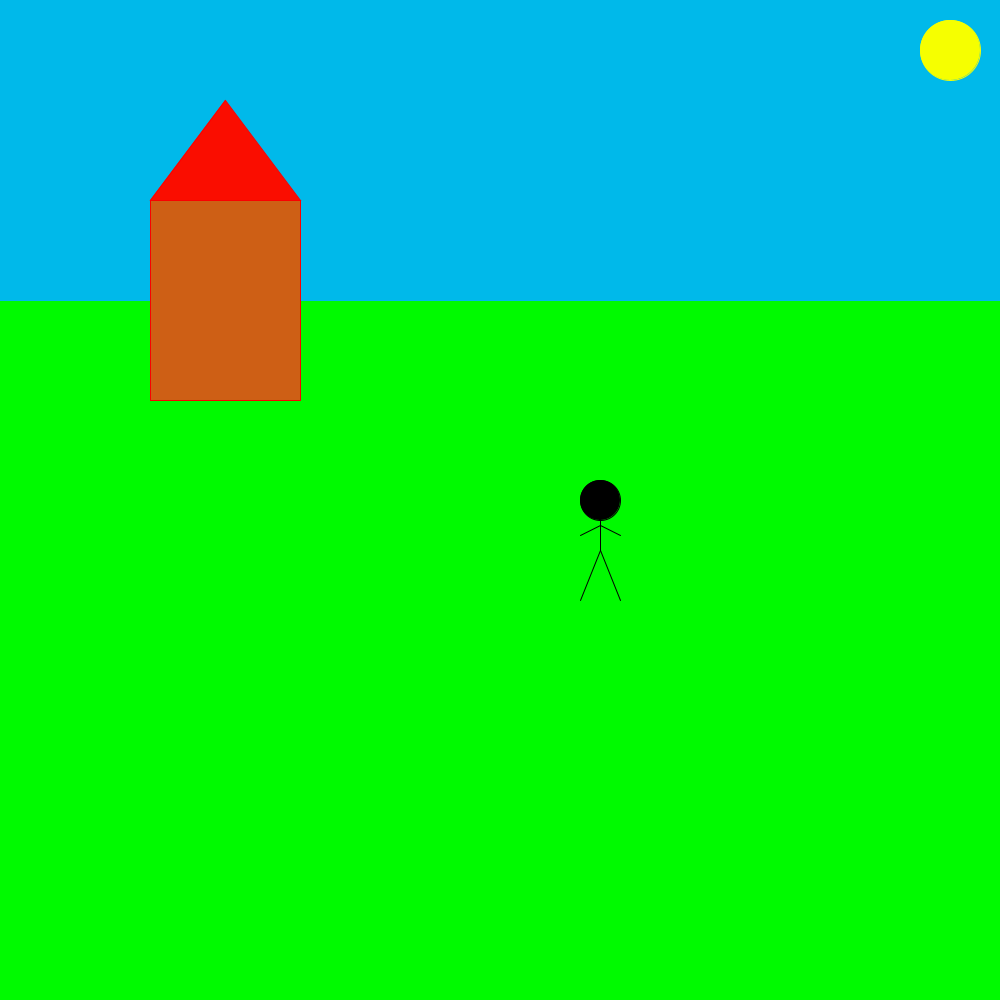
Frame 1 (no input)
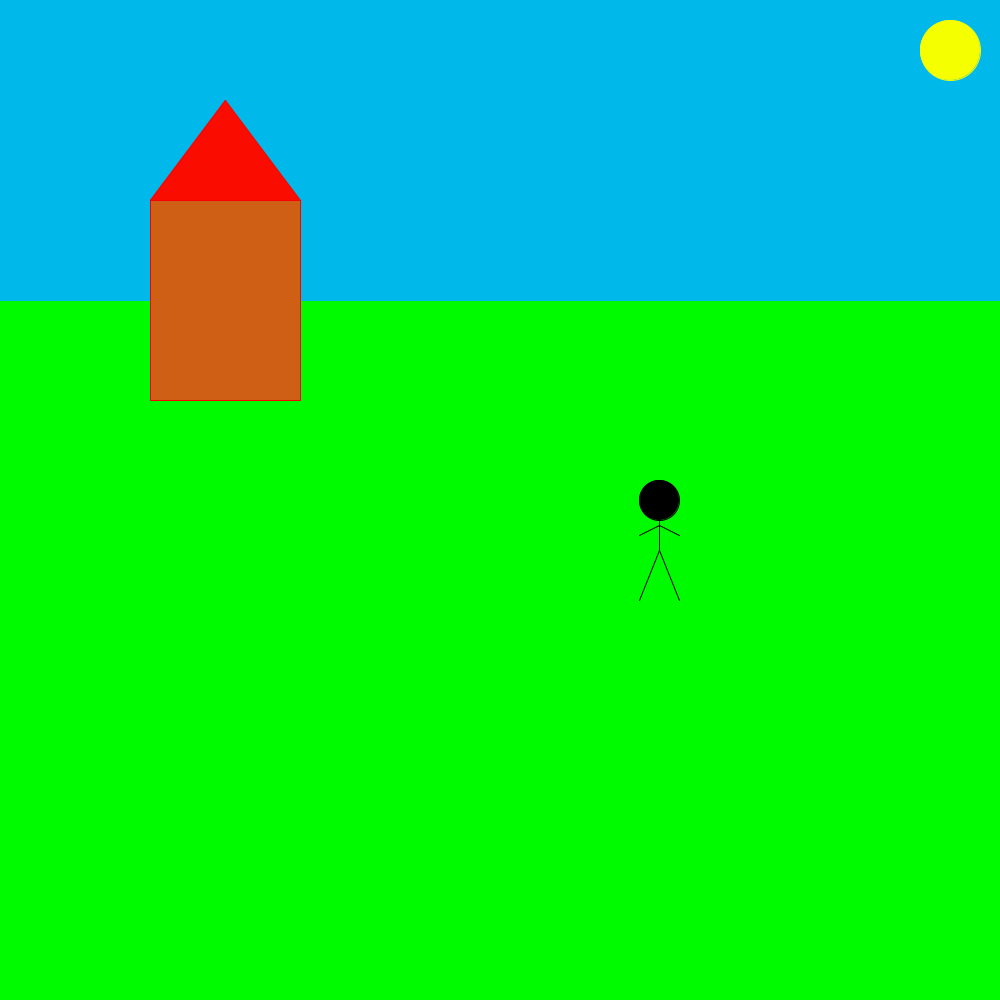
Frame 60 (the mouse pressed at the canvas centre just before this capture)
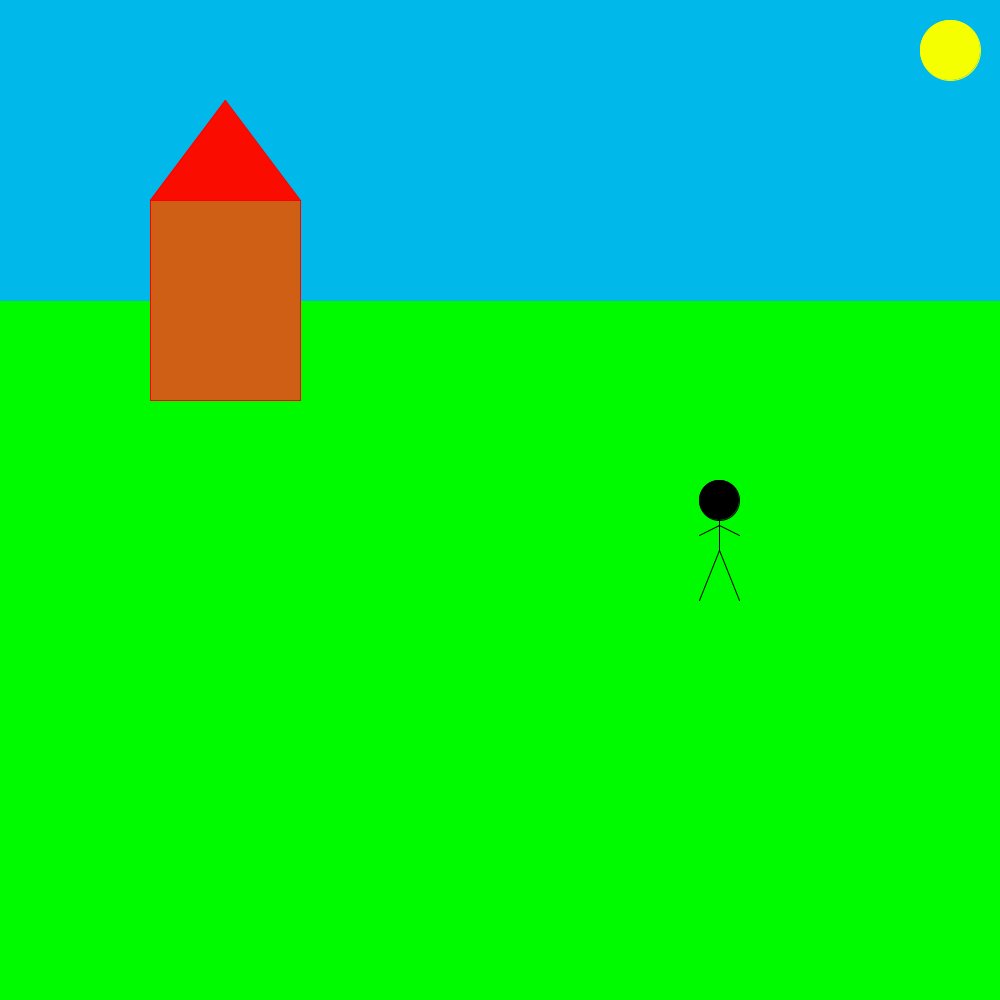
Frame 120 (the mouse held since frame 60 and released just before this capture)

The Processing sketch that drew these frames (run headless with seeded random() and noise(); from frame 60 on, the mouse is pressed at the canvas centre):

// Processing sketch: processing_116328
// ── processing_116328.pde

int ben1=600;
 int ben2=500;
  int ben3=550;
  int ben4=580;
  int ben5=620;
  int ben6A=ben5-100;
  int ben6B=ben4-100;
  int ben7=600;
  int arm2=525;
  int arm4=535;
  int hoved3=40;

void setup(){
  size(1000,1000);

}
void draw(){
  background(0,250,0);
 
  //himmel
fill(0, 185, 234);
stroke(0, 185, 234);
rect(0, 0, 1000, 300);
  fill(0,0,0);
  stroke(0,0,0);
 
  //hoved
  ellipse(ben1,ben2,hoved3,hoved3);

 //arme
 line(ben1,arm2,ben5,arm4);
 line(ben1,arm2,ben4,arm4);
  
  //krop
  line(ben1,ben2,ben1,ben3);
  
  //ben
  line(ben1, ben3, ben4, ben7);
  line(ben1, ben3, ben5, ben7);
  
  ben1=ben1+1;
  ben4=ben4+1;
  ben5=ben5+1;
 
  //hus
stroke(250,0,0);
fill(206,95,21);
rect(150,200,150,200);

//tag
fill(250,13,0);
stroke(250,0,0);
triangle(225,100,150,200,300,200);

//sol
stroke(246, 255, 0);
fill(246, 255, 0);
ellipse(950, 50, 60, 60);
  
}
